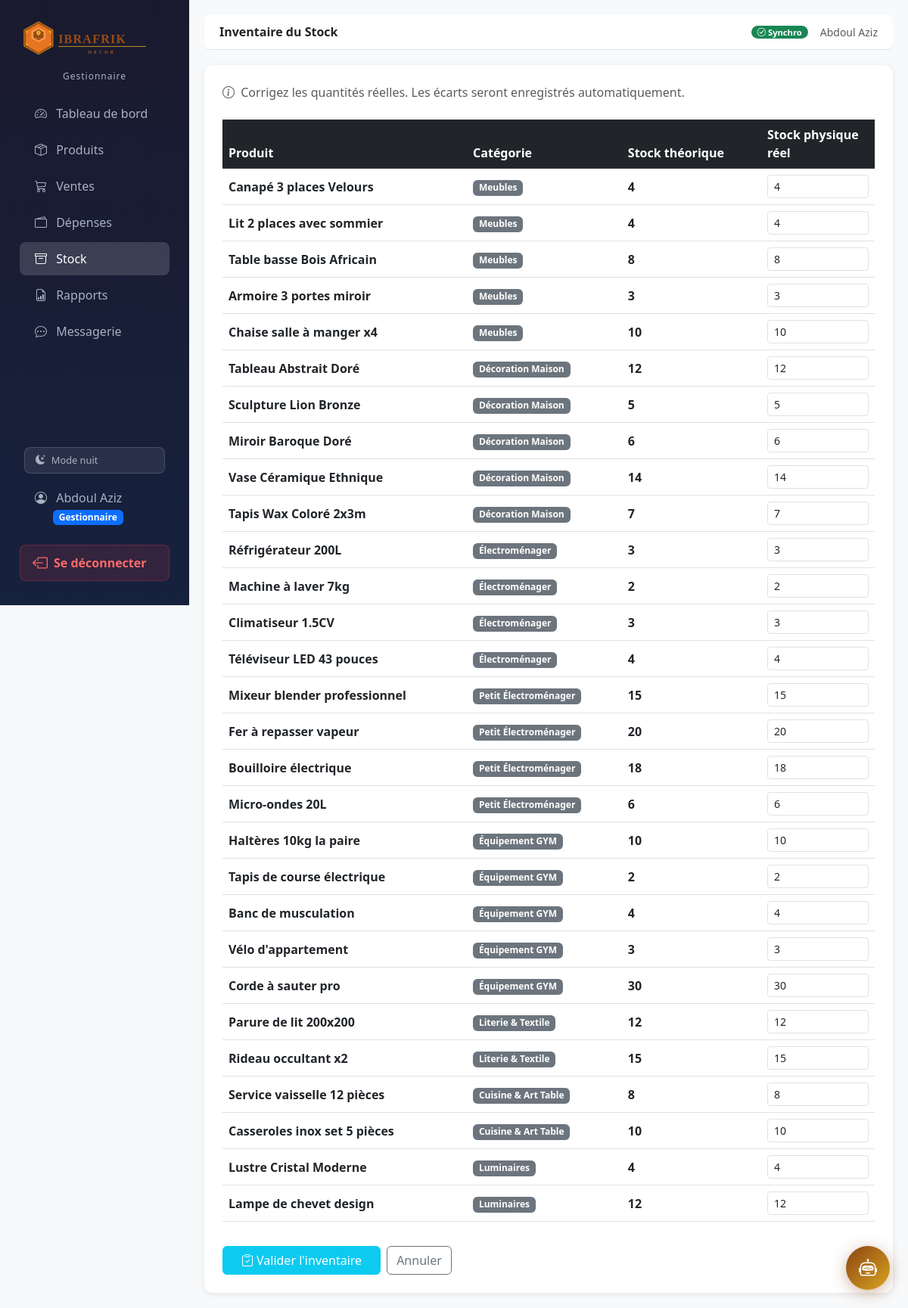
The app's page /stock/inventaire/ (signed in) with its own data.
### accounts/models.py (models this page shows, shortened)
class Utilisateur(AbstractUser):
    GESTIONNAIRE = 'GESTIONNAIRE'
    ADMIN = 'ADMIN'
    ROLE_CHOICES = [
        (GESTIONNAIRE, 'Gestionnaire'),
        (ADMIN, 'Administrateur'),
    ]
    role = models.CharField(
        max_length=20,
        choices=ROLE_CHOICES,
        default=GESTIONNAIRE,
    )
    photo = models.ImageField(
        upload_to='profils/',
        blank=True,
        null=True,
        verbose_name='Photo de profil'
    )
    def is_gestionnaire(self):
        return self.role == self.GESTIONNAIRE
    def is_admin_bc(self):
        return self.role == self.ADMIN
    class Meta:
        verbose_name = 'Utilisateur'
        verbose_name_plural = 'Utilisateurs'

### produits/models.py (models this page shows, shortened)
class Produit(models.Model):
    nom = models.CharField(max_length=200)
    categorie = models.ForeignKey(Categorie, on_delete=models.PROTECT, related_name='produits')
    description = models.TextField(blank=True)
    prix_achat = models.DecimalField(max_digits=12, decimal_places=2)
    prix_vente = models.DecimalField(max_digits=12, decimal_places=2)
    quantite_stock = models.IntegerField(default=0)
    seuil_alerte = models.IntegerField(default=5)
    image = models.ImageField(upload_to='produits/', blank=True, null=True)
    date_ajout = models.DateTimeField(auto_now_add=True)
    actif = models.BooleanField(default=True)
    @property
    def en_alerte(self):
        return self.quantite_stock <= self.seuil_alerte
    class Meta:
        verbose_name = 'Produit'

class Categorie(models.Model):
    nom = models.CharField(max_length=100)
    description = models.TextField(blank=True)
    class Meta:
        verbose_name = 'Catégorie'

### stock/views.py (the view, shortened to what this page needs)
# urls.py: path('inventaire/', views.inventaire, name='inventaire'),
@login_required
@transaction.atomic
def inventaire(request):
    produits = Produit.objects.filter(actif=True)
    form     = InventaireForm(request.POST or None, produits=produits)
    return render(request, 'stock/inventaire.html', {
        'form':     form,
        'produits': produits,
    })

### stock/forms.py
class InventaireForm(forms.Form):
    def __init__(self, *args, produits=None, **kwargs):
        super().__init__(*args, **kwargs)
        if produits:
            for produit in produits:
                self.fields[f'stock_{produit.pk}'] = forms.IntegerField(
                    min_value=0,
                    initial=produit.quantite_stock,
                    required=False,
                    widget=forms.NumberInput(attrs={'class': 'form-control form-control-sm'})
                )

### dashboard/context_processors.py (called while the page is built)
def messages_non_lus(request):
    if request.user.is_authenticated:
        count = Message.objects.filter(
            destinataire=request.user, lu=False
        ).count()
        return {'messages_non_lus_count': count}
    return {'messages_non_lus_count': 0}

### stock/templatetags/stock_tags.py (called while the page is built)
@register.filter
def get_field(form, pk):
    field_name = f'stock_{pk}'
    return form[field_name]

### templates/stock/inventaire.html (shortened to what this page needs)
{% extends 'base.html' %}
{% load stock_tags %}
{% block page_title %}Inventaire du Stock{% endblock %}
{% block content %}
<div class="card p-4">
    <p class="text-muted mb-4">
        <i class="bi bi-info-circle me-1"></i>
        Corrigez les quantités réelles. Les écarts seront enregistrés automatiquement.
    </p>
    <form method="post">
        <div class="table-responsive">
            <table class="table align-middle">
                <thead class="table-dark">
                    <tr>
                        <th>Produit</th>
                        <th>Catégorie</th>
                        <th>Stock théorique</th>
                        <th>Stock physique réel</th>
                    </tr>
                </thead>
                <tbody>
                {% for produit in produits %}
                <tr {% if produit.en_alerte %}class="table-warning"{% endif %}>
                    <td class="fw-semibold">{{ produit.nom }}</td>
                    <td><span class="badge bg-secondary">{{ produit.categorie.nom }}</span></td>
                    <td class="fw-bold">{{ produit.quantite_stock }}</td>
                    <td style="width: 150px;">
                        {{ form|get_field:produit.pk }}
                    </td>
                </tr>
                {% endfor %}
                </tbody>
            </table>
        </div>
        <div class="d-flex gap-2 mt-3">
            <button type="submit" class="btn btn-info text-white px-4">
                <i class="bi bi-clipboard-check me-1"></i>Valider l'inventaire
            </button>
            <a href="{% url 'stock:liste' %}" class="btn btn-outline-secondary">
                Annuler
            </a>
        </div>
    </form>
</div>
{% endblock %}

### templates/base.html (shortened to what this page needs)
{% load static %}
<!DOCTYPE html>
<html lang="fr">
<head>
    <link href="https://cdn.jsdelivr.net/npm/bootstrap@5.3.0/dist/css/bootstrap.min.css" rel="stylesheet">
    <link href="https://cdn.jsdelivr.net/npm/bootstrap-icons@1.11.0/font/bootstrap-icons.css" rel="stylesheet">
</head>
<body data-theme="dark">
{% if user.is_authenticated %}
<div class="d-flex">
    <nav class="sidebar p-3">
        <div class="text-center mb-3 mt-1">
            <img src="{% static 'images/logo_ibrafrik.svg' %}"
                 alt="IBRAFRIK Decor"
                 style="width: 210px; max-width: 100%; filter: brightness(1.1);">
            <div style="color: var(--sidebar-text); font-size: 0.75rem; margin-top: 4px; letter-spacing: 1px;">
                {{ user.get_role_display }}
            </div>
        </div>
        <ul class="nav flex-column flex-grow-1">
            {% if user.is_gestionnaire %}
            <li class="nav-item">
                <a class="nav-link {% if request.resolver_match.url_name == 'index' %}active{% endif %}"
                   href="{% url 'dashboard:index' %}">
                    <i class="bi bi-speedometer2"></i> Tableau de bord
                </a>
            </li>
            <li class="nav-item">
                <a class="nav-link {% if request.resolver_match.app_name == 'produits' %}active{% endif %}"
                   href="{% url 'produits:liste' %}">
                    <i class="bi bi-box-seam"></i> Produits
                </a>
            </li>
            <li class="nav-item">
                <a class="nav-link {% if request.resolver_match.app_name == 'ventes' %}active{% endif %}"
                   href="{% url 'ventes:liste' %}">
                    <i class="bi bi-cart3"></i> Ventes
                </a>
            </li>
            <li class="nav-item">
                <a class="nav-link {% if request.resolver_match.app_name == 'depenses' %}active{% endif %}"
                   href="{% url 'depenses:liste' %}">
                    <i class="bi bi-wallet2"></i> Dépenses
                </a>
            </li>
            <li class="nav-item">
                <a class="nav-link {% if request.resolver_match.app_name == 'stock' %}active{% endif %}"
                   href="{% url 'stock:liste' %}">
                    <i class="bi bi-archive"></i> Stock
                </a>
            </li>
            <li class="nav-item">
                <a class="nav-link {% if request.resolver_match.app_name == 'rapports' %}active{% endif %}"
                   href="{% url 'rapports:journalier' %}">
                    <i class="bi bi-file-earmark-bar-graph"></i> Rapports
                </a>
            </li>
            <li class="nav-item">
                <a class="nav-link {% if request.resolver_match.app_name == 'messagerie' %}active{% endif %}"
                   href="{% url 'messagerie:inbox' %}">
                    <i class="bi bi-chat-dots"></i> Messagerie
                </a>
            </li>
            {% endif %}
        </ul>
        <div class="px-3 mb-2">
            <button onclick="toggleMode()" id="modeBtn"
                    style="display:flex; align-items:center; gap:8px;
                           background: rgba(255,255,255,0.08);
                           color: var(--sidebar-text);
                           border: 1px solid rgba(255,255,255,0.15);
                           border-radius: 8px;
                           padding: 7px 14px;
                           width: 100%;
                           cursor: pointer;
                           font-size: 0.8rem;
                           transition: all 0.2s;">
                <i class="bi bi-moon-stars-fill" id="modeIcon"></i>
                <span id="modeLabel">Mode nuit</span>
            </button>
        </div>
        <a href="{% url 'accounts:profil' %}" class="nav-link mb-2" style="color: var(--sidebar-text);">
            <i class="bi bi-person-circle"></i>
            {{ user.get_full_name|default:user.username }}
            <br>
            <span class="badge ms-4 {% if user.is_admin_bc %}bg-warning text-dark{% else %}bg-primary{% endif %}">
                {{ user.get_role_display }}
            </span>
        </a>
        <a href="{% url 'accounts:logout' %}" class="btn-deconnexion mb-3">
            <i class="bi bi-box-arrow-left fs-5"></i>
            Se déconnecter
        </a>
    </nav>
    <div class="main-content flex-grow-1">
        <div class="topbar d-flex justify-content-between align-items-center">
            <h6 class="mb-0 fw-bold">{% block page_title %}{% endblock %}</h6>
            <div class="d-flex align-items-center gap-3">
                <span id="sync-indicator" class="badge badge-sync bg-secondary">
                </span>
                <small class="text-muted">{{ user.get_full_name|default:user.username }}</small>
            </div>
        </div>
        {% block content %}{% endblock %}
    </div>
</div>
{% else %}
    {% block content_unauthenticated %}{% endblock %}
{% endif %}
{% if user.is_authenticated %}
<div class="chat-bubble">
    <button class="chat-btn" onclick="toggleChat()" title="Assistant IBRA">
        <i class="bi bi-robot"></i>
    </button>
</div>
{% endif %}
</body>
</html>

### templates/base.html (style rules this page uses)
body[data-theme="dark"] { --sidebar-bg1: #1a1a2e; --sidebar-bg2: #16213e; --sidebar-text: #a8b2c1; background-color: #f8f9fa; }
body { --sidebar-bg1: #1a1a2e; --sidebar-bg2: #16213e; --sidebar-text: #a8b2c1; background-color: #f8f9fa; }
.sidebar { height: 100vh; background: linear-gradient(180deg, var(--sidebar-bg1) 0%, var(--sidebar-bg2) 100%); width: 250px; position: fixed; top: 0; left: 0; display: flex; flex-direction: column; overflow-y: auto; }
.sidebar .nav-link { color: var(--sidebar-text); padding: 10px 20px; border-radius: 8px; margin: 2px 10px; transition: all 0.2s; }
.sidebar .nav-link:hover, .sidebar .nav-link.active { background: rgba(255,255,255,0.15); color: #fff; }
.sidebar .nav-link i { margin-right: 8px; }
.main-content { margin-left: 250px; padding: 20px; }
.topbar { background: #fff; border-bottom: 1px solid #dee2e6; padding: 12px 20px; margin-bottom: 20px; border-radius: 8px; }
.card { border: none; box-shadow: 0 2px 8px rgba(0,0,0,0.08); border-radius: 12px; }
.badge-sync { font-size: 0.7rem; padding: 3px 8px; border-radius: 20px; }
.btn-deconnexion { display: flex; align-items: center; gap: 8px; background: rgba(220, 53, 69, 0.15); color: #ff6b6b !important; border: 1px solid rgba(220, 53, 69, 0.3); border-radius: 8px; padding: 8px 16px; margin: 8px 10px; font-weight: 600; transition: all 0.2s; text-decoration: none; }
body[data-mode="dark"] { --sidebar-bg1: #1a1a2e; --sidebar-bg2: #16213e; --sidebar-text: #a8b2c1; background-color: #f8f9fa; }
.chat-bubble { position: fixed; bottom: 24px; right: 24px; z-index: 9999; }
.chat-btn { width: 58px; height: 58px; border-radius: 50%; background: linear-gradient(135deg, #8B4513, #DAA520); border: none; color: #fff; font-size: 1.5rem; cursor: pointer; box-shadow: 0 4px 20px rgba(139,69,19,0.4); transition: transform 0.2s; }

### records on screen
Utilisateur: role "Gestionnaire", get_full_name "Abdoul Aziz"
Produit: nom "Canapé 3 places Velours", categorie.nom "Meubles", quantite_stock "4", pk "4"
Produit: nom "Lit 2 places avec sommier", categorie.nom "Meubles", quantite_stock "4", pk "4"
Produit: nom "Table basse Bois Africain", categorie.nom "Meubles", quantite_stock "8", pk "8"
Produit: nom "Armoire 3 portes miroir", categorie.nom "Meubles", quantite_stock "3", pk "3"
Produit: nom "Chaise salle à manger x4", categorie.nom "Meubles", quantite_stock "10", pk "10"
Produit: nom "Tableau Abstrait Doré", categorie.nom "Décoration Maison", quantite_stock "12", pk "12"
Produit: nom "Sculpture Lion Bronze", categorie.nom "Décoration Maison", quantite_stock "5", pk "5"
Produit: nom "Miroir Baroque Doré", categorie.nom "Décoration Maison", quantite_stock "6", pk "6"
Produit: nom "Vase Céramique Ethnique", categorie.nom "Décoration Maison", quantite_stock "14", pk "14"
Produit: nom "Tapis Wax Coloré 2x3m", categorie.nom "Décoration Maison", quantite_stock "7", pk "7"
Produit: nom "Réfrigérateur 200L", categorie.nom "Électroménager", quantite_stock "3", pk "3"
Produit: nom "Machine à laver 7kg", categorie.nom "Électroménager", quantite_stock "2", pk "2"
Produit: nom "Climatiseur 1.5CV", categorie.nom "Électroménager", quantite_stock "3", pk "3"
Produit: nom "Téléviseur LED 43 pouces", categorie.nom "Électroménager", quantite_stock "4", pk "4"
Produit: nom "Mixeur blender professionnel", categorie.nom "Petit Électroménager", quantite_stock "15", pk "15"
Produit: nom "Fer à repasser vapeur", categorie.nom "Petit Électroménager", quantite_stock "20", pk "20"
Produit: nom "Bouilloire électrique", categorie.nom "Petit Électroménager", quantite_stock "18", pk "18"
Produit: nom "Micro-ondes 20L", categorie.nom "Petit Électroménager", quantite_stock "6", pk "6"
Produit: nom "Haltères 10kg la paire", categorie.nom "Équipement GYM", quantite_stock "10", pk "10"
Produit: nom "Tapis de course électrique", categorie.nom "Équipement GYM", quantite_stock "2", pk "2"
Produit: nom "Banc de musculation", categorie.nom "Équipement GYM", quantite_stock "4", pk "4"
Produit: nom "Vélo d'appartement", categorie.nom "Équipement GYM", quantite_stock "3", pk "3"
Produit: nom "Corde à sauter pro", categorie.nom "Équipement GYM", quantite_stock "30", pk "30"
Produit: nom "Parure de lit 200x200", categorie.nom "Literie & Textile", quantite_stock "12", pk "12"
Produit: nom "Rideau occultant x2", categorie.nom "Literie & Textile", quantite_stock "15", pk "15"
Produit: nom "Service vaisselle 12 pièces", categorie.nom "Cuisine & Art Table", quantite_stock "8", pk "8"
Produit: nom "Casseroles inox set 5 pièces", categorie.nom "Cuisine & Art Table", quantite_stock "10", pk "10"
Produit: nom "Lustre Cristal Moderne", categorie.nom "Luminaires", quantite_stock "4", pk "4"
Produit: nom "Lampe de chevet design", categorie.nom "Luminaires", quantite_stock "12", pk "12"
